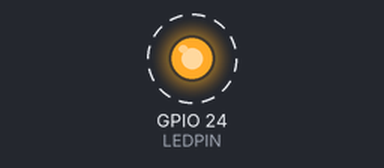
Bench run of a program on a simulated Raspberry Pi (BCM pin numbers). Parts: output pins drawn as LEDs (lit = HIGH). Dashed ring = blinking.

Above: at 0.5 s.
Timing chart, 0 to 4.6 s (numbered marks = the images above):
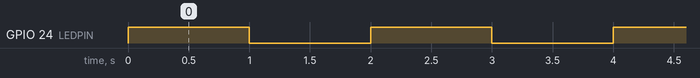

The program:

led.py
```python
#!/usr/bin/env python
# -*- coding:utf-8 -*-

#http://www.hiramine.com/physicalcomputing/raspberrypi/rpigpio_blink.html
###if use python3, you can use WEBIOPi

import RPi.GPIO as GPIO
import time

LEDPIN = 24

'''
GND(PIN3)
|
LED (-)
|
LED(+)
|
R (200)
|
GPIO24
'''

GPIO.setwarnings(False)

GPIO.setmode(GPIO.BCM)
'''
setmode .. . which mode do you use???
BCM ... the number is "GPIO 's  number"
BOARD ... the number is "pin number"
'''

GPIO.setup(LEDPIN,GPIO.OUT)
'''
LEDPIN is the pin you use
OUT means that is output
in means that is in
'''

while 1:
    GPIO.output(LEDPIN,True)
    '''
    same meaning    True  GPIO.HIGH    1
    same meaning    False  GPIO.LOW    0

    if you use input
    input_val = GPIO.input(channel)
    '''


    time.sleep(1.0)
    GPIO.output(LEDPIN,False)
    time.sleep(1.0)

    '''
    if you finish the operation...
    GPIO.cleanup()
    or
   GPIO.cleanup(channel)
    '''
```

Measured:
- by itself, GPIO 24 (LEDPIN): alternates HIGH for 1.0 s and LOW for 1.0 s
